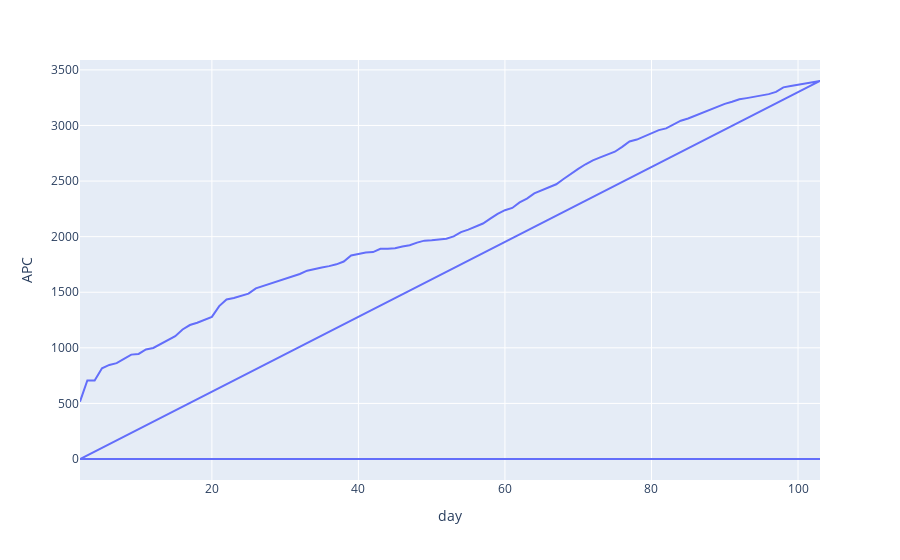

The cell this chart's notebook holds for it:
### Code cell
fig = px.line(df_jr, x='day', y="APC")
fig.show()

### Figure 1 — Plotly figure (JSON) as saved in the notebook; plotly's stock layout.template omitted (floating-point values rounded to 4 significant figures; data arrays with more than 128 entries replaced by an {"elided": "..."} marker saying what was removed)
{"data": [{"hovertemplate": "day=%{x}<br>APC=%{y}<extra></extra>", "legendgroup": "", "line": {"color": "#636efa", "dash": "solid"}, "marker": {"symbol": "circle"}, "mode": "lines", "name": "", "orientation": "v", "showlegend": false, "type": "scatter", "x": {"elided": "204 int values"}, "xaxis": "x", "y": {"elided": "204 int values"}, "yaxis": "y"}], "layout": {"legend": {"tracegroupgap": 0}, "margin": {"t": 60}, "xaxis": {"anchor": "y", "domain": [0, 1], "title": {"text": "day"}}, "yaxis": {"anchor": "x", "domain": [0, 1], "title": {"text": "APC"}}}}
